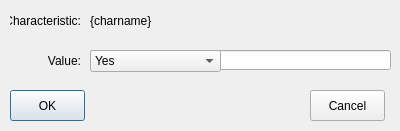
<?xml version="1.0" encoding="UTF-8"?>
<ui version="4.0">
 <class>EditHouseholdCharacteristic</class>
 <widget class="QDialog" name="EditHouseholdCharacteristic">
  <property name="geometry">
   <rect>
    <x>0</x>
    <y>0</y>
    <width>400</width>
    <height>131</height>
   </rect>
  </property>
  <property name="windowTitle">
   <string>Edit Characteristic</string>
  </property>
  <widget class="QLabel" name="label">
   <property name="geometry">
    <rect>
     <x>10</x>
     <y>10</y>
     <width>71</width>
     <height>21</height>
    </rect>
   </property>
   <property name="text">
    <string>Characteristic:</string>
   </property>
   <property name="alignment">
    <set>Qt::AlignRight|Qt::AlignTrailing|Qt::AlignVCenter</set>
   </property>
  </widget>
  <widget class="QLabel" name="label_2">
   <property name="geometry">
    <rect>
     <x>10</x>
     <y>50</y>
     <width>71</width>
     <height>21</height>
    </rect>
   </property>
   <property name="text">
    <string>Value:</string>
   </property>
   <property name="alignment">
    <set>Qt::AlignRight|Qt::AlignTrailing|Qt::AlignVCenter</set>
   </property>
  </widget>
  <widget class="QLineEdit" name="txtValue">
   <property name="geometry">
    <rect>
     <x>90</x>
     <y>50</y>
     <width>301</width>
     <height>20</height>
    </rect>
   </property>
  </widget>
  <widget class="QComboBox" name="cboYesNoVal">
   <property name="geometry">
    <rect>
     <x>90</x>
     <y>50</y>
     <width>131</width>
     <height>22</height>
    </rect>
   </property>
   <item>
    <property name="text">
     <string>Yes</string>
    </property>
   </item>
   <item>
    <property name="text">
     <string>No</string>
    </property>
   </item>
  </widget>
  <widget class="QLabel" name="lblCharName">
   <property name="geometry">
    <rect>
     <x>90</x>
     <y>10</y>
     <width>301</width>
     <height>21</height>
    </rect>
   </property>
   <property name="text">
    <string>{charname}</string>
   </property>
  </widget>
  <widget class="QPushButton" name="cmdOk">
   <property name="geometry">
    <rect>
     <x>10</x>
     <y>90</y>
     <width>75</width>
     <height>31</height>
    </rect>
   </property>
   <property name="text">
    <string>OK</string>
   </property>
  </widget>
  <widget class="QPushButton" name="cmdCancel">
   <property name="geometry">
    <rect>
     <x>310</x>
     <y>90</y>
     <width>75</width>
     <height>31</height>
    </rect>
   </property>
   <property name="text">
    <string>Cancel</string>
   </property>
  </widget>
 </widget>
 <resources/>
 <connections/>
</ui>
